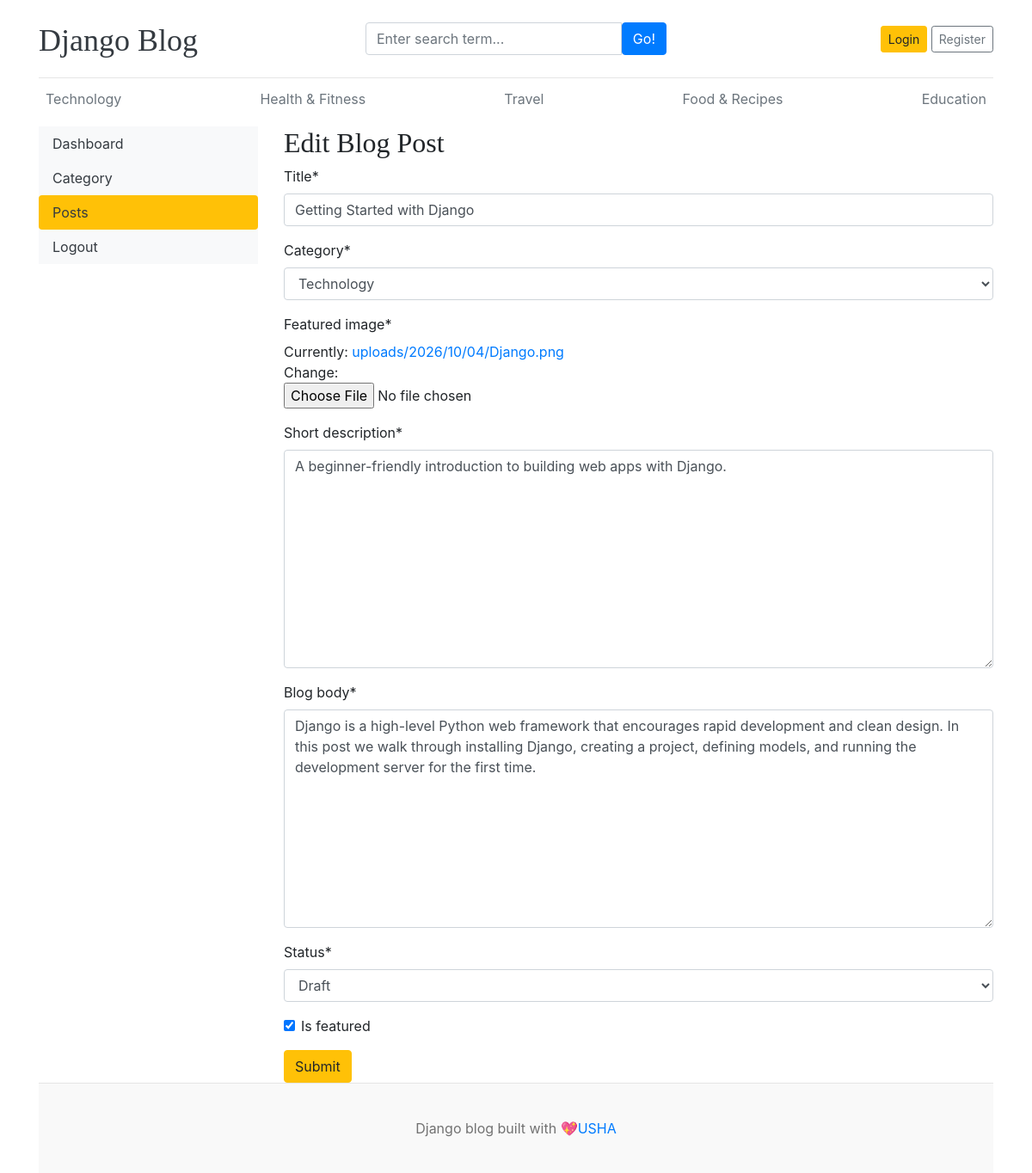
Page /dashboard/posts/edit/1 on the committed database.
### blogs/models.py (models this page shows, shortened)
class Category (models.Model):
    category_name=models.CharField(max_length=50,unique=True)
    created_at=models.DateTimeField(auto_now_add=True)
    updated_at=models.DateTimeField(auto_now=True)
    class Meta:
        verbose_name_plural='categories'
    def __str__(self):
        return self.category_name

class Blog(models.Model):
     title = models.CharField(max_length=100)
     slug =models.SlugField(max_length=150,unique=True,blank=True)
     category = models.ForeignKey(Category,on_delete=models.CASCADE)
     author = models.ForeignKey(User,on_delete=models.CASCADE)
     featured_image = models.ImageField(upload_to='uploads/%Y/%m/%d')
     short_description = models.TextField(max_length=500)
     blog_body = models.TextField(max_length=2000)
     status = models.CharField(max_length=20,choices=STATUS_CHOICES,default="Draft")
     is_featured = models.BooleanField(default=False)
     created_at = models.DateTimeField(auto_now_add=True)
     updated_at = models.DateTimeField(auto_now=True)

### dashboards/views.py (the view, shortened to what this page needs)
# urls.py: path('posts/edit/<int:pk>',views.edit_post,name = 'edit_post'),
def edit_post(request,pk):
    post = get_object_or_404(Blog,pk=pk)
    form = BlogPostForm(instance=post) #fills the form with existing data for editing a post.
    context = {
        'form' : form ,
        'post' : post ,
    }
    return render(request,'dashboard/edit_post.html',context)

### dashboards/forms.py
class BlogPostForm(forms.ModelForm):
    class Meta :
        model = Blog
        fields = ('title','category','featured_image','short_description','blog_body','status','is_featured')

### blogs/context_processors.py (called while the page is built)
def get_categories(request):
    categories = Category.objects.all()
    return dict(categories=categories)

def get_social_links(request):
    social_links = SocialLink.objects.all()
    return dict(social_links = social_links)

### templates/dashboard/edit_post.html (shortened to what this page needs)
{% extends "base.html" %}
{% block content %}
{% load crispy_forms_tags %}
<div class="row">
    {% include 'dashboard/sidebar.html' %}
    <div class="col-md-9">
        <h2>Edit Blog Post</h2>
        <form action="{% url 'edit_post' post.id %}" method="POST" enctype='multipart/form-data'>
            {{ form | crispy }}
            <button type="submit" class="btn btn-warning">Submit</button>
        </form>
    </div>
</div>
{% endblock content %}

### templates/base.html (shortened to what this page needs)
{% load static %}
<!DOCTYPE html>
<html lang="en">
<head>
  <link href="https://stackpath.bootstrapcdn.com/bootstrap/4.5.2/css/bootstrap.min.css" rel="stylesheet">
  <link href="{% static 'css/blog.css' %}" rel="stylesheet">
  <link rel="stylesheet" href="https://cdnjs.cloudflare.com/ajax/libs/font-awesome/4.7.0/css/font-awesome.min.css">
</head>
<body>
  <div class="container">
    <header class="blog-header py-3">
      <div class="row flex-nowrap justify-content-between align-items-center">
        <div class="col-4 pt-1">
          <a class="blog-header-logo text-dark" href="/">Django Blog</a>
        </div>
        <div class="col-4">
          <form action="{% url 'search' %}" method="GET">
            <div class="input-group">
              <input class="form-control" type="text" name="keyword"value='{{ keyword }}' placeholder="Enter search term..."
                aria-label="Enter search">
                <button type="submit" class="btn btn-primary" id="button-search" type="button">Go!</button>
            </div>
          </form>
        </div>
        <div class="col-4 d-flex justify-content-end align-items-center">
          {% if not user.is_authenticated %}
          <a class="btn btn-sm btn-warning" href="{% url 'login' %}">Login</a>&nbsp;
          <a class="btn btn-sm btn-outline-secondary" href="{% url 'register' %}">Register</a>
          {% else %}
          <span><a href="{% url 'dashboard' %}">Dashboard</a></span>
          &emsp;
          <span><a href="{% url 'logout' %}">Logout</a> </span>
          {% endif %}
        </div>
      </div>
    </header>
    <div class="nav-scroller py-1 mb-2">
      <nav class="nav d-flex justify-content-between">
        {% for cat in categories %}
        <a class="p-2 text-muted" href="{% url 'posts_by_category' cat.id %}">{{ cat }}</a>
        {% endfor %}
      </nav>
    </div>
    {% block content %}
    {% endblock %}
    <footer class="blog-footer">
      <p>Django blog built with 💖<a href="#">USHA</a></p>
    </footer>
  </div>
</body>

### static/css/blog.css (style rules this page uses)
.blog-header { border-bottom: 1px solid #e5e5e5; }
.blog-header-logo { font-family: "Playfair Display", Georgia, "Times New Roman", serif; font-size: 2.25rem; }
h1, h2, h3, h4, h5, h6 { font-family: "Playfair Display", Georgia, "Times New Roman", serif; }
.blog-footer { padding: 2.5rem 0; color: #727272; text-align: center; background-color: #f9f9f9; border-top: .05rem solid #e5e5e5; }
.blog-footer p:last-child { margin-bottom: 0; }

### rows in the picture
Category: category_name "Technology"
Category: category_name "Health & Fitness"
Category: category_name "Travel"
Category: category_name "Food & Recipes"
Category: category_name "Education"
Blog: title "Getting Started with Django", category "Technology", short_description "A beginner-friendly introduction to building web apps with Django.", blog_body "Django is a high-level Python web framework that encourages rapid development and clean design. In this post we walk through installing Django, creating a project, defining models, and running the development server for the first time.", status "Draft", is_featured "☑"
